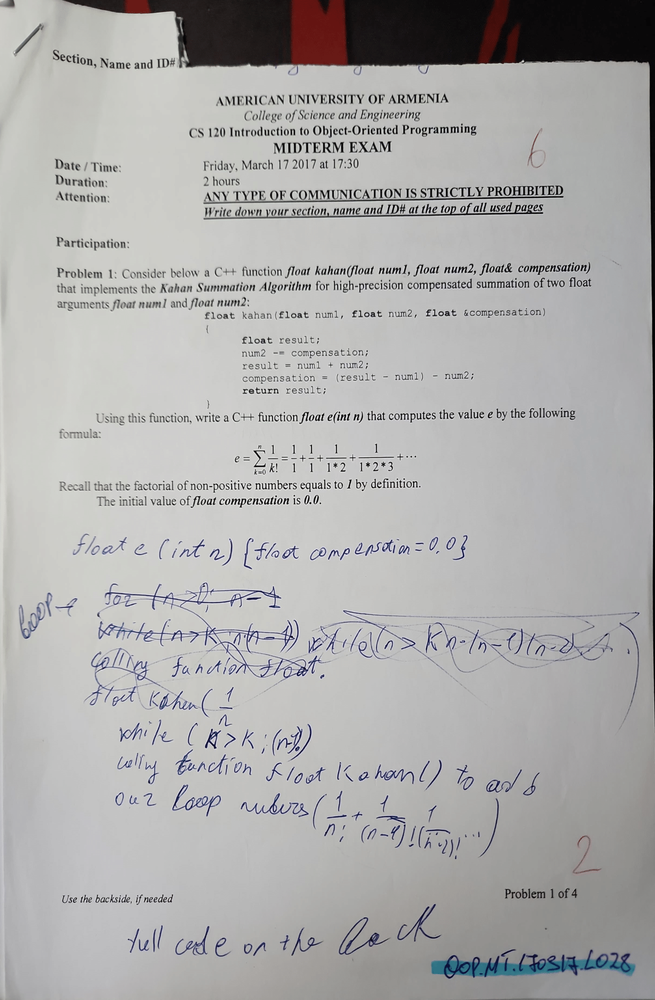
#> input picture CSHandwriting/L028/OOP.MT.170317.L028_p1.png, 655 x 1000 px, shrunk from 1440 x 2200 before the run; its folder holds only this picture in this run
$ python image_processing_stage3.py
#> lines starting #> are read from the running program, lines starting #| are printed output that depends on the picture; after the words box and inside, x2 and y2 are one past the last pixel; in counts of white or black regions, pixels touching at a corner belong together
import os
import cv2
import numpy as np

def detect_straight_lines(image):
    # Hough Transform to detect straight lines
    lines = cv2.HoughLines(image, 1, np.pi / 180, threshold=100)

    # Creating a blank image to draw lines (with the same color map as the original image)
    lines_image = np.zeros_like(image)

    if lines is not None:
        for line in lines:
            rho, theta = line[0]
            a = np.cos(theta)
            b = np.sin(theta)
            x0 = a * rho
            y0 = b * rho
            x1 = int(x0 + 1000 * (-b))
            y1 = int(y0 + 1000 * (a))
            x2 = int(x0 - 1000 * (-b))
            y2 = int(y0 - 1000 * (a))

            # Drawing the line on the lines_image
            cv2.line(lines_image, (x1, y1), (x2, y2), 255, 2)

    return lines_image

def process_image(input_path, output_folder):
#> called with output_folder = 'Stage3_Results/L028'
    binary_image = cv2.imread(input_path, cv2.IMREAD_GRAYSCALE)
#> binary_image: shape (1000, 655); min 0, max 255, mean 171.7

    # Detecting straight lines in handwriting samples
    lines_image = detect_straight_lines(binary_image)
#> the loop in detect_straight_lines, `for line in lines:` made 9803 passes
#> (rho, theta, a, x0, y0, x1, y1, x2) on passes 1 to 3: (467, 0.785, 0.707, 330.2, 330.2, -376, 1037, 1037), (489, 0.785, 0.707, 345.8, 345.8, -361, 1052, 1052), (552, 0.785, 0.707, 390.3, 390.3, -316, 1097, 1097)
#> after the loop in detect_straight_lines, `for line in lines:`:
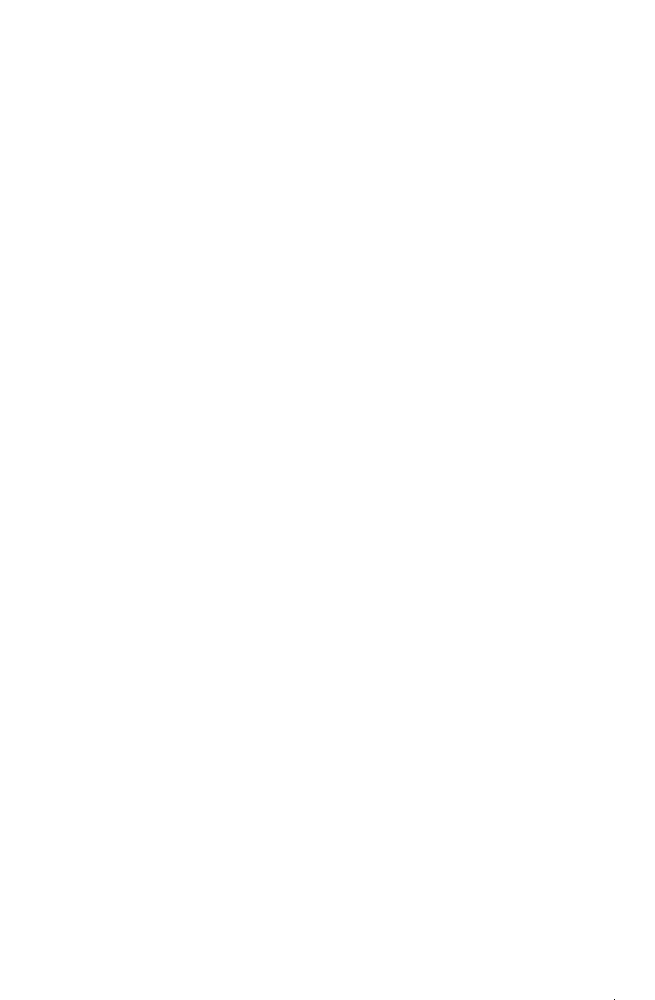
#> lines_image: shape (1000, 655); 100% white; black in thin lines or dots, all inside (x1, y1, x2, y2) = (614, 999, 615, 1000)

    # Saving the image with detected lines
    output_path = os.path.join(output_folder, os.path.basename(input_path).replace(".png", "_bin.png"))
    cv2.imwrite(output_path, lines_image)

def main():
    for number in range(28, 33):
        input_folder = f"CSHandwriting/L0{number:02d}"
        output_folder = f"Stage3_Results/L0{number:02d}"

        os.makedirs(output_folder, exist_ok=True)

        for filename in os.listdir(input_folder):
            if filename.endswith(".png"):
                input_path = os.path.join(input_folder, filename)
                process_image(input_path, output_folder)
#> pass 2 of the loop in main, `for number in range(28, 33):`:
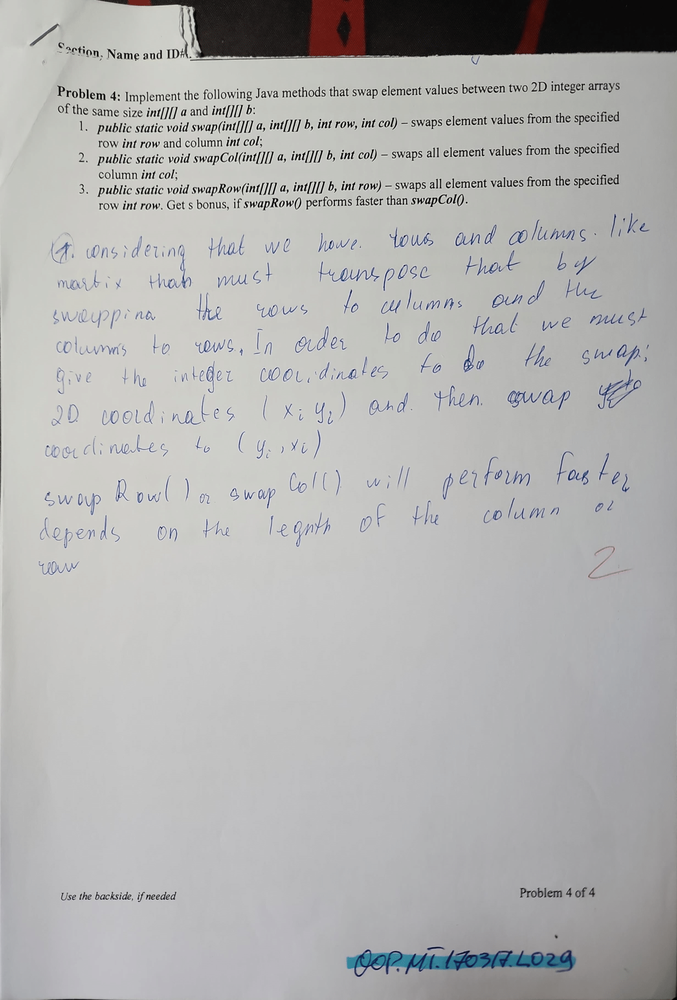
#> input picture CSHandwriting/L029/OOP.MT.170317.L029_p1.png, 677 x 1000 px, shrunk from 1490 x 2200 before the run
#> binary_image: shape (1000, 677)
#> the loop in detect_straight_lines (call 2), `for line in lines:` made 9582 passes
#> line on passes 12 to 14: [[511, 0.785]], [[513, 0.785]], [[515, 0.785]]
#> after the loop in detect_straight_lines (call 2), `for line in lines:`:
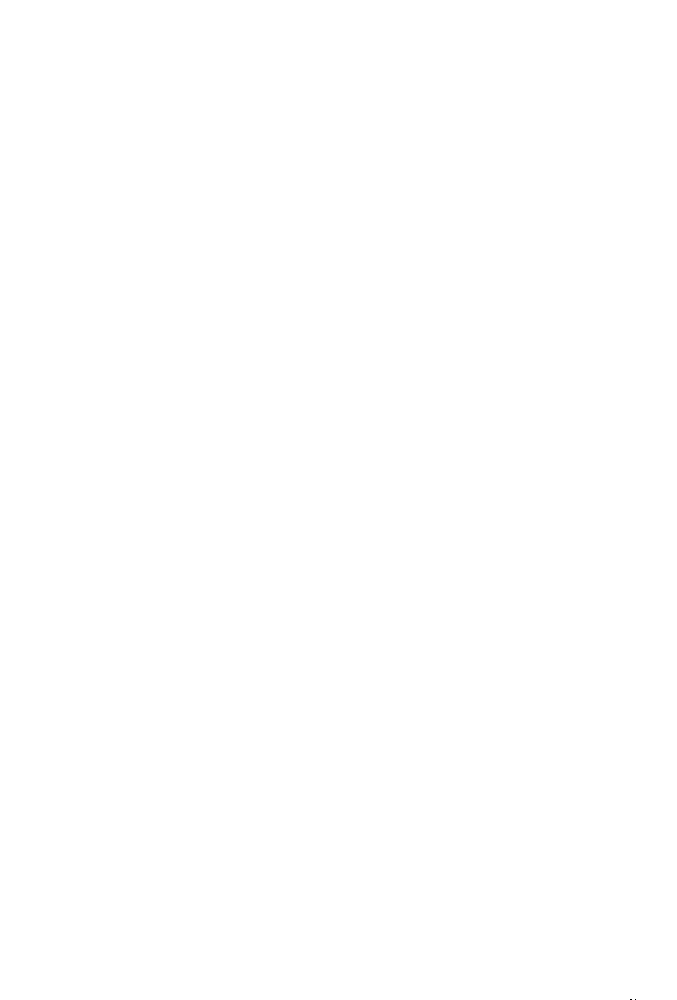
#> lines_image: shape (1000, 677); 100% white; black in thin lines or dots, all inside (x1, y1, x2, y2) = (630, 999, 636, 1000)

if __name__ == "__main__":
#> (the run stopped early here; a loop or call above may not have finished)
